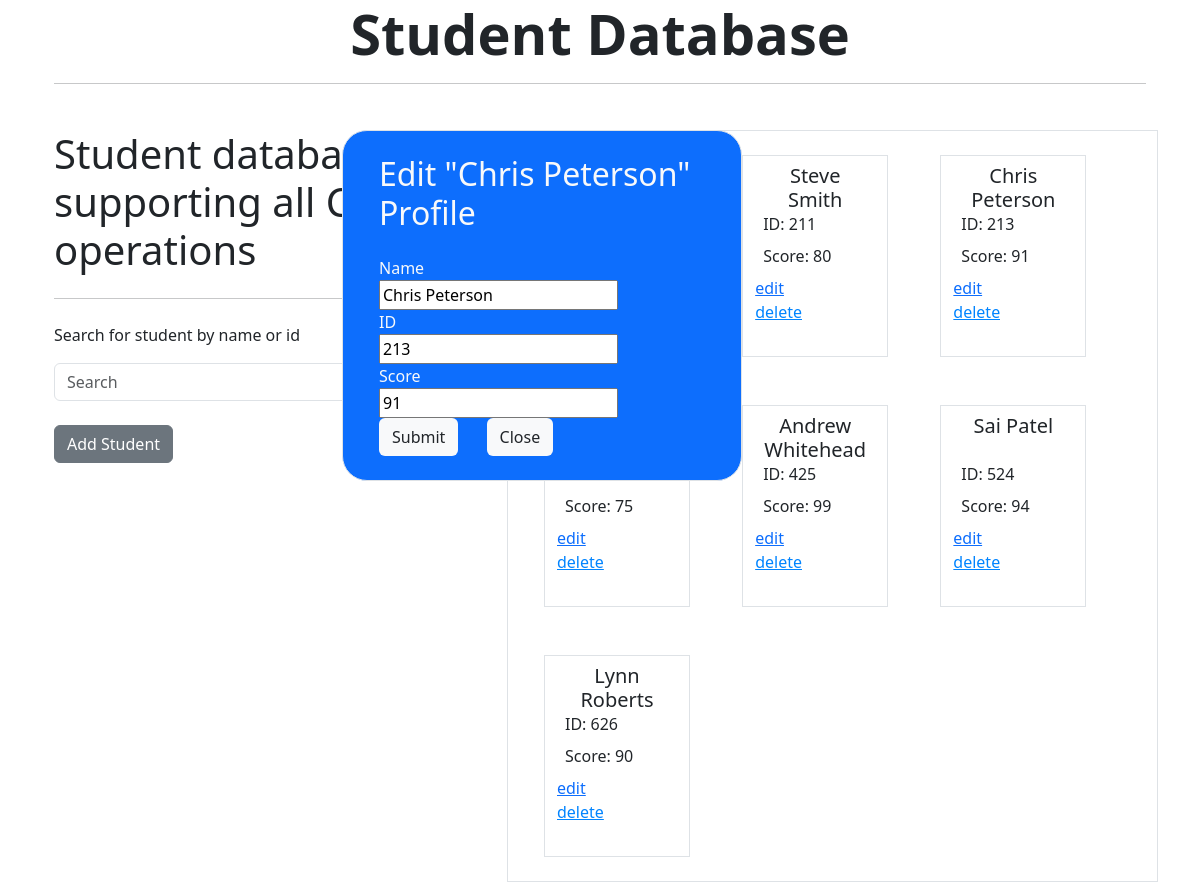
The app's page /213/editStudent/ with its own data.
### tables this page shows
CREATE TABLE students (
    id INTEGER NOT NULL PRIMARY KEY,
	student_name TEXT NOT NULL,
    points INTEGER
);

### app.py (the view, shortened to what this page needs)
@app.route('/<int:id>/editStudent/', methods=('GET', 'POST'))
def editStudent(id):
    db = db_connect()
    students = db.execute('SELECT * FROM students').fetchall()
    profile = db.execute('SELECT * FROM students WHERE id = ?', (id,)).fetchone()
    db.close()
    if profile is None:
        abort(404)
    return render_template("editStudent.html", students=students, profile=profile)

### app.py (called while the page is built)
def db_connect():
    dbcnct = sqlite3.connect('student.db')
    dbcnct.row_factory = sqlite3.Row
    return dbcnct

### templates/editStudent.html
{% extends 'interface.html' %}
{% block div %}
<div style="z-index: 9; position: fixed; width: 100%; height: 100%;">
    <div class="row">
        <div class="col-3"></div>
        <div class="col-4 border bg-primary" style="border-radius: 25px;">
            <h2 class="text-light m-4">{% block title %} Edit "{{ profile['student_name'] }}" Profile {% endblock %}</h2>
            <form class="m-4" method="post">
                <label class="text-light" for="name">Name</label>
                <br>
                <input type="text" name="name"
                    placeholder="Student name"
                    value="{{ request.form['name'] or profile['student_name'] }}"></input>
                <br>
                <label class="text-light" for="id">ID</label>
                <br>
                <input type="text" name="id"
                    placeholder="Student id"
                    value="{{ request.form['id'] or profile['id'] }}"></input>
                <br>
                <label class="text-light" for="score">Score</label>
                <br>
                <input type="text" name="score"
                    placeholder="Student score"
                    value="{{ request.form['score'] or profile['points'] }}"></input>
                <br>
                <span>
                    <button class="btn bg-light" type="submit">Submit</button>
                    <a class="btn bg-light" type="submit" style="margin-left: 2vw;" href="/">Close</a>
                </span>
            </form>
        </div>
        <div class="col-3"></div>
    </div>
</div>
{% endblock %}

### templates/interface.html
{% extends 'layout.html' %}
{% block body %}
<div class="row">
    <div class="col-5">
        <div>
            <h1 class="display-6">Student database supporting all CRUD operations</h1>
            <hr class="my-4">
            <p>Search for student by name or id</p>
            <form action="{{ url_for('getStudent') }}" method="post">
                <div class="input-group">
                    <input type="text" name="search" class="form-control" placeholder="Search" aria-label="Search" value="{{ request.form['search'] }}">
                    <div class="input-group-append">
                        <button class="btn btn-outline-success my-2 my-sm-0" type="submit">Search</button>
                    </div>
                </div>
            </form>
            <div class="mt-4">
                <a class="btn btn-secondary" href="/addStudent">Add Student</a>
            </div>
        </div>
    </div>
    <div class="col-7 container border">
        {% for student in students %}
            <div class="d-inline-block m-4 border">
                <div class="container" style="width: 12vw; height: 25vh;">
                    <span style="position:absolute; width:10vw">
                    <h5 class="text-center m-2">{{ student['student_name'] }}</h5>
                    </span>
                    <br><br>
                    <p class="m-2">ID: {{ student['id'] }}</p>
                    <p class="m-2">Score: {{ student['points'] }}</p>
                    <span style="width: 12vw;">
                        <form action="{{ url_for('deleteStudent', id=student['id']) }}" method="POST">
                            <a href="{{ url_for('editStudent', id=student['id']) }}" style="margin-right: 4vw;">edit</a>
                            <input class="btn-link" type="submit" value="delete" style="background: none; border: none; padding: 0; color: rgb(1, 132, 255);" onmouseover="this.style.color='#069';" onmouseout="this.style.color='rgb(1, 132, 255)';"
                                    onclick="return confirm('Are you sure you want to delete this student?')">
                        </form>
                    </span>
                </div>
            </div>
        {% endfor %}
    </div>
    {% block div %}
    {% endblock %}
</div>
{% endblock %}

### records on screen
students: student_name "Steve Smith", id "211", points "80"
students: student_name "Chris Peterson", id "213", points "91", name "Chris Peterson", score "91"
students: points "75"
students: student_name "Andrew Whitehead", id "425", points "99"
students: student_name "Sai Patel", id "524", points "94"
students: student_name "Lynn Roberts", id "626", points "90"
